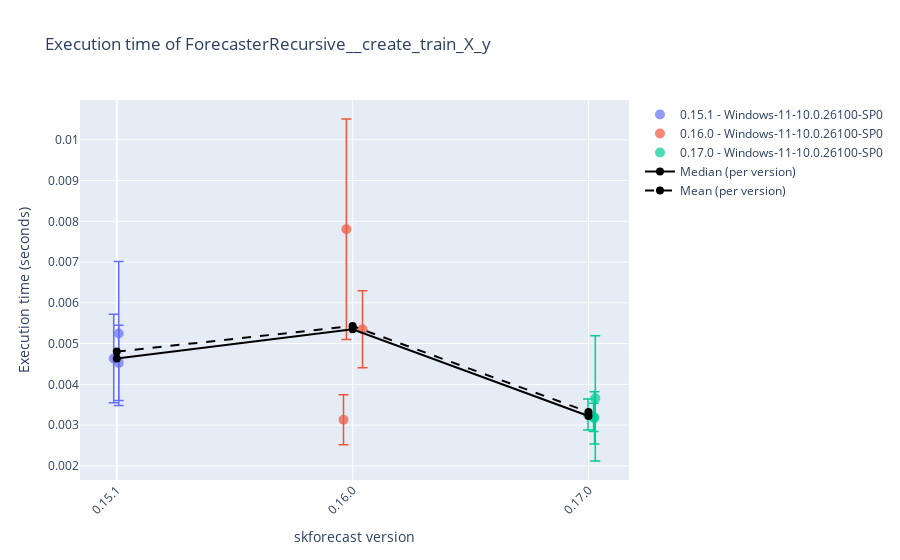
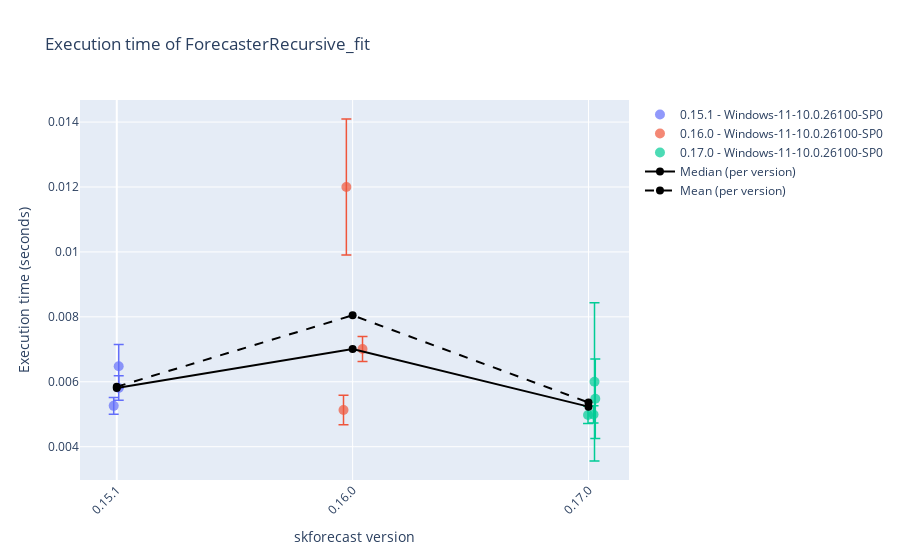
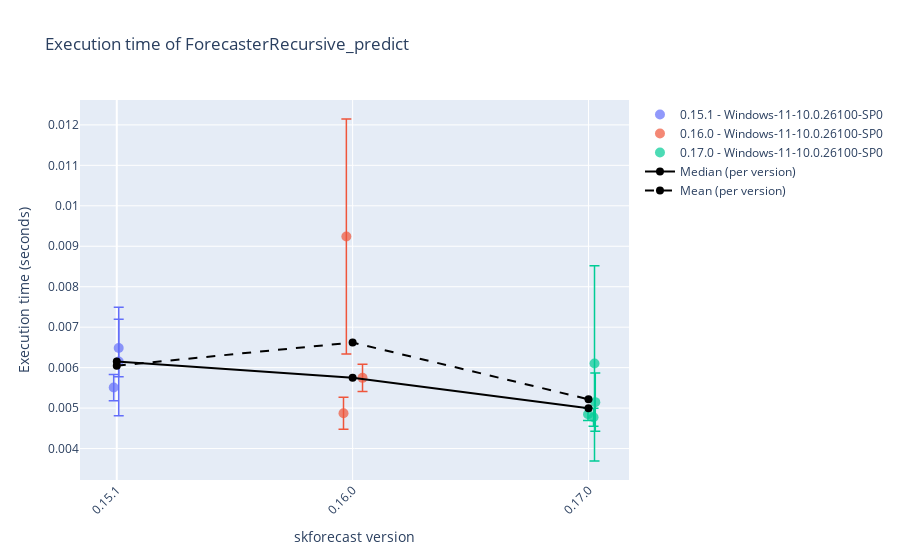
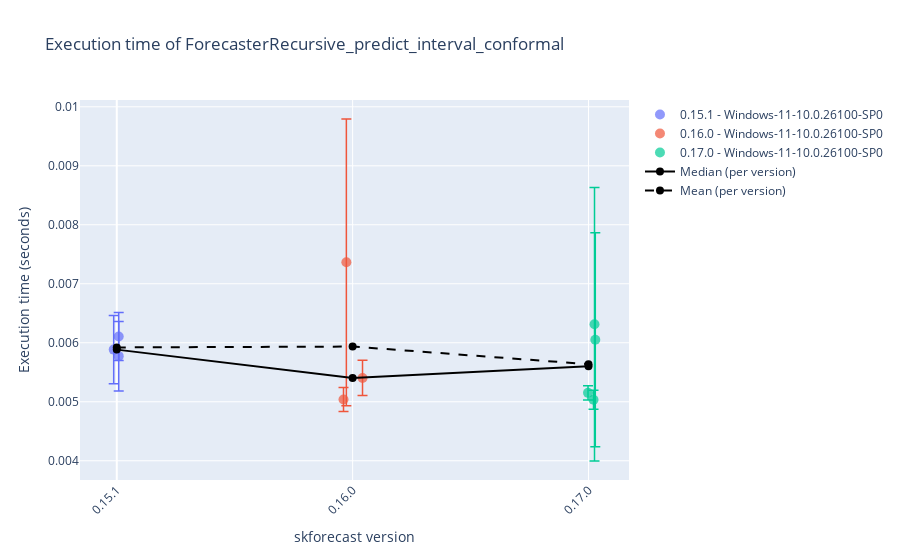

Notebook code cell kept with these figures, in order:
### Code cell
# Plot results
# ==============================================================================
display_df = False
selected_date = None
# 'Linux-6.11.0-24-generic-x86_64-with-glibc2.39'
# 'Windows-11-10.0.26100-SP0'
selected_platform = 'Windows-11-10.0.26100-SP0'
python_version = None

results_benchmark_all = joblib.load("./benchmark.joblib")
results_benchmark = results_benchmark_all.query("forecaster_name in ['ForecasterRecursive', 'ForecasterAutoreg']")
results_benchmark = results_benchmark.query("regressor_name == 'DummyRegressor'")
for function_name in results_benchmark['function_name'].unique():
    df = results_benchmark.query(f"function_name == '{function_name}'")
    if selected_date:
        df = df[df['datetime'].dt.date == pd.to_datetime(selected_date).date()]
    if selected_platform:
        df = df[df['platform'] == selected_platform]
    if python_version:
        df = df[df['python_version'] == python_version]
    if df.empty:
        print(f"No results found for function '{function_name}' with the selected filters.")
    if display_df:
        display(df.tail(3))
    plot_benchmark_results(df.copy(), function_name, add_median=True, add_mean=True)

### Figure 1 — Plotly figure (JSON) as saved in the notebook; plotly's stock layout.template omitted (floating-point values rounded to 4 significant figures)
{"data": [{"error_y": {"array": [0.001085, 0.0009242, 0.001765], "color": "#636EFA", "thickness": 1.5, "type": "data", "visible": true, "width": 5}, "hovertemplate": "%{text}<extra></extra>", "marker": {"color": "#636EFA", "opacity": 0.7, "size": 10, "symbol": "circle"}, "mode": "markers", "name": "0.15.1 - Windows-11-10.0.26100-SP0", "showlegend": true, "text": ["Forecaster: ForecasterRecursive<br>Regressor: DummyRegressor<br>Function: ForecasterRecursive__create_train_X_y<br>Function_hash: 59b823f1ff395872fac4f7578bd859fa<br>Datetime: 2025-08-11 13:24:12.387879<br>Python version: 3.12.11<br>skforecast version: 0.15.1<br>numpy version: 2.1.3<br>pandas version: 2.3.1<br>sklearn version: 1.7.1<br>lightgbm version: 4.6.0<br>Platform: Windows-11-10.0.26100-SP0<br>Processor: Intel64 Family 6 Model 141 Stepping 1, GenuineIntel<br>CPU count: 16<br>Memory (GB): 34.07<br>Run time avg: 0.0046 seconds<br>Run time std dev: 0.0011 seconds", "Forecaster: ForecasterRecursive<br>Regressor: DummyRegressor<br>Function: ForecasterRecursive__create_train_X_y<br>Function_hash: 59b823f1ff395872fac4f7578bd859fa<br>Datetime: 2025-08-11 13:33:21.676297<br>Python version: 3.12.11<br>skforecast version: 0.15.1<br>numpy version: 2.1.3<br>pandas version: 2.3.1<br>sklearn version: 1.7.1<br>lightgbm version: 4.6.0<br>Platform: Windows-11-10.0.26100-SP0<br>Processor: Intel64 Family 6 Model 141 Stepping 1, GenuineIntel<br>CPU count: 16<br>Memory (GB): 34.07<br>Run time avg: 0.0045 seconds<br>Run time std dev: 0.0009 seconds", "Forecaster: ForecasterRecursive<br>Regressor: DummyRegressor<br>Function: ForecasterRecursive__create_train_X_y<br>Function_hash: 59b823f1ff395872fac4f7578bd859fa<br>Datetime: 2025-08-11 13:42:58.346741<br>Python version: 3.12.11<br>skforecast version: 0.15.1<br>numpy version: 2.1.3<br>pandas version: 2.3.1<br>sklearn version: 1.7.1<br>lightgbm version: 4.6.0<br>Platform: Windows-11-10.0.26100-SP0<br>Processor: Intel64 Family 6 Model 141 Stepping 1, GenuineIntel<br>CPU count: 16<br>Memory (GB): 34.07<br>Run time avg: 0.0052 seconds<br>Run time std dev: 0.0018 seconds"], "type": "scatter", "x": [-0.01307, 0.008195, 0.008129], "y": [0.004636, 0.004526, 0.005248]}, {"error_y": {"array": [0.0009441, 0.0006146, 0.002705], "color": "#EF553B", "thickness": 1.5, "type": "data", "visible": true, "width": 5}, "hovertemplate": "%{text}<extra></extra>", "marker": {"color": "#EF553B", "opacity": 0.7, "size": 10, "symbol": "circle"}, "mode": "markers", "name": "0.16.0 - Windows-11-10.0.26100-SP0", "showlegend": true, "text": ["Forecaster: ForecasterRecursive<br>Regressor: DummyRegressor<br>Function: ForecasterRecursive__create_train_X_y<br>Function_hash: 59b823f1ff395872fac4f7578bd859fa<br>Datetime: 2025-08-11 13:51:17.258875<br>Python version: 3.12.11<br>skforecast version: 0.16.0<br>numpy version: 2.1.3<br>pandas version: 2.3.1<br>sklearn version: 1.7.1<br>lightgbm version: 4.6.0<br>Platform: Windows-11-10.0.26100-SP0<br>Processor: Intel64 Family 6 Model 141 Stepping 1, GenuineIntel<br>CPU count: 16<br>Memory (GB): 34.07<br>Run time avg: 0.0054 seconds<br>Run time std dev: 0.0009 seconds", "Forecaster: ForecasterRecursive<br>Regressor: DummyRegressor<br>Function: ForecasterRecursive__create_train_X_y<br>Function_hash: 59b823f1ff395872fac4f7578bd859fa<br>Datetime: 2025-08-11 13:57:47.198684<br>Python version: 3.12.11<br>skforecast version: 0.16.0<br>numpy version: 2.1.3<br>pandas version: 2.3.1<br>sklearn version: 1.7.1<br>lightgbm version: 4.6.0<br>Platform: Windows-11-10.0.26100-SP0<br>Processor: Intel64 Family 6 Model 141 Stepping 1, GenuineIntel<br>CPU count: 16<br>Memory (GB): 34.07<br>Run time avg: 0.0031 seconds<br>Run time std dev: 0.0006 seconds", "Forecaster: ForecasterRecursive<br>Regressor: DummyRegressor<br>Function: ForecasterRecursive__create_train_X_y<br>Function_hash: 59b823f1ff395872fac4f7578bd859fa<br>Datetime: 2025-08-11 14:05:03.126097<br>Python version: 3.12.11<br>skforecast version: 0.16.0<br>numpy version: 2.1.3<br>pandas version: 2.3.1<br>sklearn version: 1.7.1<br>lightgbm version: 4.6.0<br>Platform: Windows-11-10.0.26100-SP0<br>Processor: Intel64 Family 6 Model 141 Stepping 1, GenuineIntel<br>CPU count: 16<br>Memory (GB): 34.07<br>Run time avg: 0.0078 seconds<br>Run time std dev: 0.0027 seconds"], "type": "scatter", "x": [1.042, 0.9613, 0.9734], "y": [0.005353, 0.003133, 0.007805]}, {"error_y": {"array": [0.0003462, 0.001537, 0.0003784, 0.0006429], "color": "#00CC96", "thickness": 1.5, "type": "data", "visible": true, "width": 5}, "hovertemplate": "%{text}<extra></extra>", "marker": {"color": "#00CC96", "opacity": 0.7, "size": 10, "symbol": "circle"}, "mode": "markers", "name": "0.17.0 - Windows-11-10.0.26100-SP0", "showlegend": true, "text": ["Forecaster: ForecasterRecursive<br>Regressor: DummyRegressor<br>Function: ForecasterRecursive__create_train_X_y<br>Function_hash: 59b823f1ff395872fac4f7578bd859fa<br>Datetime: 2025-08-11 14:17:31.302239<br>Python version: 3.12.11<br>skforecast version: 0.17.0<br>numpy version: 2.1.3<br>pandas version: 2.3.1<br>sklearn version: 1.7.1<br>lightgbm version: 4.6.0<br>Platform: Windows-11-10.0.26100-SP0<br>Processor: Intel64 Family 6 Model 141 Stepping 1, GenuineIntel<br>CPU count: 16<br>Memory (GB): 34.07<br>Run time avg: 0.0032 seconds<br>Run time std dev: 0.0003 seconds", "Forecaster: ForecasterRecursive<br>Regressor: DummyRegressor<br>Function: ForecasterRecursive__create_train_X_y<br>Function_hash: 59b823f1ff395872fac4f7578bd859fa<br>Datetime: 2025-08-11 14:26:46.011745<br>Python version: 3.12.11<br>skforecast version: 0.17.0<br>numpy version: 2.1.3<br>pandas version: 2.3.1<br>sklearn version: 1.7.1<br>lightgbm version: 4.6.0<br>Platform: Windows-11-10.0.26100-SP0<br>Processor: Intel64 Family 6 Model 141 Stepping 1, GenuineIntel<br>CPU count: 16<br>Memory (GB): 34.07<br>Run time avg: 0.0037 seconds<br>Run time std dev: 0.0015 seconds", "Forecaster: ForecasterRecursive<br>Regressor: DummyRegressor<br>Function: ForecasterRecursive__create_train_X_y<br>Function_hash: 59b823f1ff395872fac4f7578bd859fa<br>Datetime: 2025-08-11 14:38:41.107226<br>Python version: 3.12.11<br>skforecast version: 0.17.0<br>numpy version: 2.1.3<br>pandas version: 2.3.1<br>sklearn version: 1.7.1<br>lightgbm version: 4.6.0<br>Platform: Windows-11-10.0.26100-SP0<br>Processor: Intel64 Family 6 Model 141 Stepping 1, GenuineIntel<br>CPU count: 16<br>Memory (GB): 34.07<br>Run time avg: 0.0033 seconds<br>Run time std dev: 0.0004 seconds", "Forecaster: ForecasterRecursive<br>Regressor: DummyRegressor<br>Function: ForecasterRecursive__create_train_X_y<br>Function_hash: 59b823f1ff395872fac4f7578bd859fa<br>Datetime: 2025-08-11 14:48:07.652077<br>Python version: 3.12.11<br>skforecast version: 0.17.0<br>numpy version: 2.1.3<br>pandas version: 2.3.1<br>sklearn version: 1.7.1<br>lightgbm version: 4.6.0<br>Platform: Windows-11-10.0.26100-SP0<br>Processor: Intel64 Family 6 Model 141 Stepping 1, GenuineIntel<br>CPU count: 16<br>Memory (GB): 34.07<br>Run time avg: 0.0032 seconds<br>Run time std dev: 0.0006 seconds"], "type": "scatter", "x": [2.021, 2.029, 1.998, 2.026], "y": [0.00319, 0.003656, 0.00326, 0.003178]}, {"line": {"color": "black", "width": 2}, "marker": {"color": "black", "size": 8}, "mode": "lines+markers", "name": "Median (per version)", "type": "scatter", "x": [0, 1, 2], "y": [0.004636, 0.005353, 0.003225]}, {"line": {"color": "black", "dash": "dash", "width": 2}, "marker": {"color": "black", "size": 8}, "mode": "lines+markers", "name": "Mean (per version)", "type": "scatter", "x": [0, 1, 2], "y": [0.004803, 0.00543, 0.003321]}], "layout": {"showlegend": true, "title": {"text": "Execution time of ForecasterRecursive__create_train_X_y"}, "xaxis": {"tickangle": -45, "tickmode": "array", "ticktext": ["0.15.1", "0.16.0", "0.17.0"], "tickvals": [0, 1, 2], "title": {"text": "skforecast version"}}, "yaxis": {"title": {"text": "Execution time (seconds)"}}}}

### Figure 2 — Plotly figure (JSON) as saved in the notebook; plotly's stock layout.template omitted (floating-point values rounded to 4 significant figures)
{"data": [{"error_y": {"array": [0.0002592, 0.0003785, 0.000673], "color": "#636EFA", "thickness": 1.5, "type": "data", "visible": true, "width": 5}, "hovertemplate": "%{text}<extra></extra>", "marker": {"color": "#636EFA", "opacity": 0.7, "size": 10, "symbol": "circle"}, "mode": "markers", "name": "0.15.1 - Windows-11-10.0.26100-SP0", "showlegend": true, "text": ["Forecaster: ForecasterRecursive<br>Regressor: DummyRegressor<br>Function: ForecasterRecursive_fit<br>Function_hash: 9d73eaf5faa980194d715362601eed68<br>Datetime: 2025-08-11 13:24:12.452196<br>Python version: 3.12.11<br>skforecast version: 0.15.1<br>numpy version: 2.1.3<br>pandas version: 2.3.1<br>sklearn version: 1.7.1<br>lightgbm version: 4.6.0<br>Platform: Windows-11-10.0.26100-SP0<br>Processor: Intel64 Family 6 Model 141 Stepping 1, GenuineIntel<br>CPU count: 16<br>Memory (GB): 34.07<br>Run time avg: 0.0053 seconds<br>Run time std dev: 0.0003 seconds", "Forecaster: ForecasterRecursive<br>Regressor: DummyRegressor<br>Function: ForecasterRecursive_fit<br>Function_hash: 9d73eaf5faa980194d715362601eed68<br>Datetime: 2025-08-11 13:33:21.748111<br>Python version: 3.12.11<br>skforecast version: 0.15.1<br>numpy version: 2.1.3<br>pandas version: 2.3.1<br>sklearn version: 1.7.1<br>lightgbm version: 4.6.0<br>Platform: Windows-11-10.0.26100-SP0<br>Processor: Intel64 Family 6 Model 141 Stepping 1, GenuineIntel<br>CPU count: 16<br>Memory (GB): 34.07<br>Run time avg: 0.0058 seconds<br>Run time std dev: 0.0004 seconds", "Forecaster: ForecasterRecursive<br>Regressor: DummyRegressor<br>Function: ForecasterRecursive_fit<br>Function_hash: 9d73eaf5faa980194d715362601eed68<br>Datetime: 2025-08-11 13:42:58.426641<br>Python version: 3.12.11<br>skforecast version: 0.15.1<br>numpy version: 2.1.3<br>pandas version: 2.3.1<br>sklearn version: 1.7.1<br>lightgbm version: 4.6.0<br>Platform: Windows-11-10.0.26100-SP0<br>Processor: Intel64 Family 6 Model 141 Stepping 1, GenuineIntel<br>CPU count: 16<br>Memory (GB): 34.07<br>Run time avg: 0.0065 seconds<br>Run time std dev: 0.0007 seconds"], "type": "scatter", "x": [-0.01307, 0.008195, 0.008129], "y": [0.005258, 0.005807, 0.006478]}, {"error_y": {"array": [0.0003828, 0.000454, 0.002096], "color": "#EF553B", "thickness": 1.5, "type": "data", "visible": true, "width": 5}, "hovertemplate": "%{text}<extra></extra>", "marker": {"color": "#EF553B", "opacity": 0.7, "size": 10, "symbol": "circle"}, "mode": "markers", "name": "0.16.0 - Windows-11-10.0.26100-SP0", "showlegend": true, "text": ["Forecaster: ForecasterRecursive<br>Regressor: DummyRegressor<br>Function: ForecasterRecursive_fit<br>Function_hash: 9d73eaf5faa980194d715362601eed68<br>Datetime: 2025-08-11 13:51:17.350567<br>Python version: 3.12.11<br>skforecast version: 0.16.0<br>numpy version: 2.1.3<br>pandas version: 2.3.1<br>sklearn version: 1.7.1<br>lightgbm version: 4.6.0<br>Platform: Windows-11-10.0.26100-SP0<br>Processor: Intel64 Family 6 Model 141 Stepping 1, GenuineIntel<br>CPU count: 16<br>Memory (GB): 34.07<br>Run time avg: 0.0070 seconds<br>Run time std dev: 0.0004 seconds", "Forecaster: ForecasterRecursive<br>Regressor: DummyRegressor<br>Function: ForecasterRecursive_fit<br>Function_hash: 9d73eaf5faa980194d715362601eed68<br>Datetime: 2025-08-11 13:57:47.268094<br>Python version: 3.12.11<br>skforecast version: 0.16.0<br>numpy version: 2.1.3<br>pandas version: 2.3.1<br>sklearn version: 1.7.1<br>lightgbm version: 4.6.0<br>Platform: Windows-11-10.0.26100-SP0<br>Processor: Intel64 Family 6 Model 141 Stepping 1, GenuineIntel<br>CPU count: 16<br>Memory (GB): 34.07<br>Run time avg: 0.0051 seconds<br>Run time std dev: 0.0005 seconds", "Forecaster: ForecasterRecursive<br>Regressor: DummyRegressor<br>Function: ForecasterRecursive_fit<br>Function_hash: 9d73eaf5faa980194d715362601eed68<br>Datetime: 2025-08-11 14:05:03.279423<br>Python version: 3.12.11<br>skforecast version: 0.16.0<br>numpy version: 2.1.3<br>pandas version: 2.3.1<br>sklearn version: 1.7.1<br>lightgbm version: 4.6.0<br>Platform: Windows-11-10.0.26100-SP0<br>Processor: Intel64 Family 6 Model 141 Stepping 1, GenuineIntel<br>CPU count: 16<br>Memory (GB): 34.07<br>Run time avg: 0.0120 seconds<br>Run time std dev: 0.0021 seconds"], "type": "scatter", "x": [1.042, 0.9613, 0.9734], "y": [0.00701, 0.005131, 0.012]}, {"error_y": {"array": [0.0002659, 0.001222, 0.0002676, 0.002439], "color": "#00CC96", "thickness": 1.5, "type": "data", "visible": true, "width": 5}, "hovertemplate": "%{text}<extra></extra>", "marker": {"color": "#00CC96", "opacity": 0.7, "size": 10, "symbol": "circle"}, "mode": "markers", "name": "0.17.0 - Windows-11-10.0.26100-SP0", "showlegend": true, "text": ["Forecaster: ForecasterRecursive<br>Regressor: DummyRegressor<br>Function: ForecasterRecursive_fit<br>Function_hash: 9d73eaf5faa980194d715362601eed68<br>Datetime: 2025-08-11 14:17:31.364089<br>Python version: 3.12.11<br>skforecast version: 0.17.0<br>numpy version: 2.1.3<br>pandas version: 2.3.1<br>sklearn version: 1.7.1<br>lightgbm version: 4.6.0<br>Platform: Windows-11-10.0.26100-SP0<br>Processor: Intel64 Family 6 Model 141 Stepping 1, GenuineIntel<br>CPU count: 16<br>Memory (GB): 34.07<br>Run time avg: 0.0050 seconds<br>Run time std dev: 0.0003 seconds", "Forecaster: ForecasterRecursive<br>Regressor: DummyRegressor<br>Function: ForecasterRecursive_fit<br>Function_hash: 9d73eaf5faa980194d715362601eed68<br>Datetime: 2025-08-11 14:26:46.094631<br>Python version: 3.12.11<br>skforecast version: 0.17.0<br>numpy version: 2.1.3<br>pandas version: 2.3.1<br>sklearn version: 1.7.1<br>lightgbm version: 4.6.0<br>Platform: Windows-11-10.0.26100-SP0<br>Processor: Intel64 Family 6 Model 141 Stepping 1, GenuineIntel<br>CPU count: 16<br>Memory (GB): 34.07<br>Run time avg: 0.0055 seconds<br>Run time std dev: 0.0012 seconds", "Forecaster: ForecasterRecursive<br>Regressor: DummyRegressor<br>Function: ForecasterRecursive_fit<br>Function_hash: 9d73eaf5faa980194d715362601eed68<br>Datetime: 2025-08-11 14:38:41.158547<br>Python version: 3.12.11<br>skforecast version: 0.17.0<br>numpy version: 2.1.3<br>pandas version: 2.3.1<br>sklearn version: 1.7.1<br>lightgbm version: 4.6.0<br>Platform: Windows-11-10.0.26100-SP0<br>Processor: Intel64 Family 6 Model 141 Stepping 1, GenuineIntel<br>CPU count: 16<br>Memory (GB): 34.07<br>Run time avg: 0.0050 seconds<br>Run time std dev: 0.0003 seconds", "Forecaster: ForecasterRecursive<br>Regressor: DummyRegressor<br>Function: ForecasterRecursive_fit<br>Function_hash: 9d73eaf5faa980194d715362601eed68<br>Datetime: 2025-08-11 14:48:07.725735<br>Python version: 3.12.11<br>skforecast version: 0.17.0<br>numpy version: 2.1.3<br>pandas version: 2.3.1<br>sklearn version: 1.7.1<br>lightgbm version: 4.6.0<br>Platform: Windows-11-10.0.26100-SP0<br>Processor: Intel64 Family 6 Model 141 Stepping 1, GenuineIntel<br>CPU count: 16<br>Memory (GB): 34.07<br>Run time avg: 0.0060 seconds<br>Run time std dev: 0.0024 seconds"], "type": "scatter", "x": [2.021, 2.029, 1.998, 2.026], "y": [0.004992, 0.005475, 0.004978, 0.005998]}, {"line": {"color": "black", "width": 2}, "marker": {"color": "black", "size": 8}, "mode": "lines+markers", "name": "Median (per version)", "type": "scatter", "x": [0, 1, 2], "y": [0.005807, 0.00701, 0.005234]}, {"line": {"color": "black", "dash": "dash", "width": 2}, "marker": {"color": "black", "size": 8}, "mode": "lines+markers", "name": "Mean (per version)", "type": "scatter", "x": [0, 1, 2], "y": [0.005848, 0.008047, 0.005361]}], "layout": {"showlegend": true, "title": {"text": "Execution time of ForecasterRecursive_fit"}, "xaxis": {"tickangle": -45, "tickmode": "array", "ticktext": ["0.15.1", "0.16.0", "0.17.0"], "tickvals": [0, 1, 2], "title": {"text": "skforecast version"}}, "yaxis": {"title": {"text": "Execution time (seconds)"}}}}

### Figure 3 — Plotly figure (JSON) as saved in the notebook; plotly's stock layout.template omitted (floating-point values rounded to 4 significant figures)
{"data": [{"error_y": {"array": [0.0003244, 0.00134, 0.0007099], "color": "#636EFA", "thickness": 1.5, "type": "data", "visible": true, "width": 5}, "hovertemplate": "%{text}<extra></extra>", "marker": {"color": "#636EFA", "opacity": 0.7, "size": 10, "symbol": "circle"}, "mode": "markers", "name": "0.15.1 - Windows-11-10.0.26100-SP0", "showlegend": true, "text": ["Forecaster: ForecasterRecursive<br>Regressor: DummyRegressor<br>Function: ForecasterRecursive_predict<br>Function_hash: 9b38c1cb544d9d3a4cfebc44b60cdb17<br>Datetime: 2025-08-11 13:24:12.646076<br>Python version: 3.12.11<br>skforecast version: 0.15.1<br>numpy version: 2.1.3<br>pandas version: 2.3.1<br>sklearn version: 1.7.1<br>lightgbm version: 4.6.0<br>Platform: Windows-11-10.0.26100-SP0<br>Processor: Intel64 Family 6 Model 141 Stepping 1, GenuineIntel<br>CPU count: 16<br>Memory (GB): 34.07<br>Run time avg: 0.0055 seconds<br>Run time std dev: 0.0003 seconds", "Forecaster: ForecasterRecursive<br>Regressor: DummyRegressor<br>Function: ForecasterRecursive_predict<br>Function_hash: 9b38c1cb544d9d3a4cfebc44b60cdb17<br>Datetime: 2025-08-11 13:33:21.953413<br>Python version: 3.12.11<br>skforecast version: 0.15.1<br>numpy version: 2.1.3<br>pandas version: 2.3.1<br>sklearn version: 1.7.1<br>lightgbm version: 4.6.0<br>Platform: Windows-11-10.0.26100-SP0<br>Processor: Intel64 Family 6 Model 141 Stepping 1, GenuineIntel<br>CPU count: 16<br>Memory (GB): 34.07<br>Run time avg: 0.0062 seconds<br>Run time std dev: 0.0013 seconds", "Forecaster: ForecasterRecursive<br>Regressor: DummyRegressor<br>Function: ForecasterRecursive_predict<br>Function_hash: 9b38c1cb544d9d3a4cfebc44b60cdb17<br>Datetime: 2025-08-11 13:42:58.658722<br>Python version: 3.12.11<br>skforecast version: 0.15.1<br>numpy version: 2.1.3<br>pandas version: 2.3.1<br>sklearn version: 1.7.1<br>lightgbm version: 4.6.0<br>Platform: Windows-11-10.0.26100-SP0<br>Processor: Intel64 Family 6 Model 141 Stepping 1, GenuineIntel<br>CPU count: 16<br>Memory (GB): 34.07<br>Run time avg: 0.0065 seconds<br>Run time std dev: 0.0007 seconds"], "type": "scatter", "x": [-0.01307, 0.008195, 0.008129], "y": [0.005508, 0.006151, 0.006486]}, {"error_y": {"array": [0.0003349, 0.0003963, 0.002903], "color": "#EF553B", "thickness": 1.5, "type": "data", "visible": true, "width": 5}, "hovertemplate": "%{text}<extra></extra>", "marker": {"color": "#EF553B", "opacity": 0.7, "size": 10, "symbol": "circle"}, "mode": "markers", "name": "0.16.0 - Windows-11-10.0.26100-SP0", "showlegend": true, "text": ["Forecaster: ForecasterRecursive<br>Regressor: DummyRegressor<br>Function: ForecasterRecursive_predict<br>Function_hash: 9b38c1cb544d9d3a4cfebc44b60cdb17<br>Datetime: 2025-08-11 13:51:17.559530<br>Python version: 3.12.11<br>skforecast version: 0.16.0<br>numpy version: 2.1.3<br>pandas version: 2.3.1<br>sklearn version: 1.7.1<br>lightgbm version: 4.6.0<br>Platform: Windows-11-10.0.26100-SP0<br>Processor: Intel64 Family 6 Model 141 Stepping 1, GenuineIntel<br>CPU count: 16<br>Memory (GB): 34.07<br>Run time avg: 0.0057 seconds<br>Run time std dev: 0.0003 seconds", "Forecaster: ForecasterRecursive<br>Regressor: DummyRegressor<br>Function: ForecasterRecursive_predict<br>Function_hash: 9b38c1cb544d9d3a4cfebc44b60cdb17<br>Datetime: 2025-08-11 13:57:47.435427<br>Python version: 3.12.11<br>skforecast version: 0.16.0<br>numpy version: 2.1.3<br>pandas version: 2.3.1<br>sklearn version: 1.7.1<br>lightgbm version: 4.6.0<br>Platform: Windows-11-10.0.26100-SP0<br>Processor: Intel64 Family 6 Model 141 Stepping 1, GenuineIntel<br>CPU count: 16<br>Memory (GB): 34.07<br>Run time avg: 0.0049 seconds<br>Run time std dev: 0.0004 seconds", "Forecaster: ForecasterRecursive<br>Regressor: DummyRegressor<br>Function: ForecasterRecursive_predict<br>Function_hash: 9b38c1cb544d9d3a4cfebc44b60cdb17<br>Datetime: 2025-08-11 14:05:03.609532<br>Python version: 3.12.11<br>skforecast version: 0.16.0<br>numpy version: 2.1.3<br>pandas version: 2.3.1<br>sklearn version: 1.7.1<br>lightgbm version: 4.6.0<br>Platform: Windows-11-10.0.26100-SP0<br>Processor: Intel64 Family 6 Model 141 Stepping 1, GenuineIntel<br>CPU count: 16<br>Memory (GB): 34.07<br>Run time avg: 0.0092 seconds<br>Run time std dev: 0.0029 seconds"], "type": "scatter", "x": [1.042, 0.9613, 0.9734], "y": [0.005748, 0.004874, 0.009242]}, {"error_y": {"array": [0.000222, 0.0007181, 0.0001553, 0.002411], "color": "#00CC96", "thickness": 1.5, "type": "data", "visible": true, "width": 5}, "hovertemplate": "%{text}<extra></extra>", "marker": {"color": "#00CC96", "opacity": 0.7, "size": 10, "symbol": "circle"}, "mode": "markers", "name": "0.17.0 - Windows-11-10.0.26100-SP0", "showlegend": true, "text": ["Forecaster: ForecasterRecursive<br>Regressor: DummyRegressor<br>Function: ForecasterRecursive_predict<br>Function_hash: 9b38c1cb544d9d3a4cfebc44b60cdb17<br>Datetime: 2025-08-11 14:17:31.539898<br>Python version: 3.12.11<br>skforecast version: 0.17.0<br>numpy version: 2.1.3<br>pandas version: 2.3.1<br>sklearn version: 1.7.1<br>lightgbm version: 4.6.0<br>Platform: Windows-11-10.0.26100-SP0<br>Processor: Intel64 Family 6 Model 141 Stepping 1, GenuineIntel<br>CPU count: 16<br>Memory (GB): 34.07<br>Run time avg: 0.0048 seconds<br>Run time std dev: 0.0002 seconds", "Forecaster: ForecasterRecursive<br>Regressor: DummyRegressor<br>Function: ForecasterRecursive_predict<br>Function_hash: 9b38c1cb544d9d3a4cfebc44b60cdb17<br>Datetime: 2025-08-11 14:26:46.278549<br>Python version: 3.12.11<br>skforecast version: 0.17.0<br>numpy version: 2.1.3<br>pandas version: 2.3.1<br>sklearn version: 1.7.1<br>lightgbm version: 4.6.0<br>Platform: Windows-11-10.0.26100-SP0<br>Processor: Intel64 Family 6 Model 141 Stepping 1, GenuineIntel<br>CPU count: 16<br>Memory (GB): 34.07<br>Run time avg: 0.0051 seconds<br>Run time std dev: 0.0007 seconds", "Forecaster: ForecasterRecursive<br>Regressor: DummyRegressor<br>Function: ForecasterRecursive_predict<br>Function_hash: 9b38c1cb544d9d3a4cfebc44b60cdb17<br>Datetime: 2025-08-11 14:38:41.341790<br>Python version: 3.12.11<br>skforecast version: 0.17.0<br>numpy version: 2.1.3<br>pandas version: 2.3.1<br>sklearn version: 1.7.1<br>lightgbm version: 4.6.0<br>Platform: Windows-11-10.0.26100-SP0<br>Processor: Intel64 Family 6 Model 141 Stepping 1, GenuineIntel<br>CPU count: 16<br>Memory (GB): 34.07<br>Run time avg: 0.0048 seconds<br>Run time std dev: 0.0002 seconds", "Forecaster: ForecasterRecursive<br>Regressor: DummyRegressor<br>Function: ForecasterRecursive_predict<br>Function_hash: 9b38c1cb544d9d3a4cfebc44b60cdb17<br>Datetime: 2025-08-11 14:48:07.956173<br>Python version: 3.12.11<br>skforecast version: 0.17.0<br>numpy version: 2.1.3<br>pandas version: 2.3.1<br>sklearn version: 1.7.1<br>lightgbm version: 4.6.0<br>Platform: Windows-11-10.0.26100-SP0<br>Processor: Intel64 Family 6 Model 141 Stepping 1, GenuineIntel<br>CPU count: 16<br>Memory (GB): 34.07<br>Run time avg: 0.0061 seconds<br>Run time std dev: 0.0024 seconds"], "type": "scatter", "x": [2.021, 2.029, 1.998, 2.026], "y": [0.004773, 0.005147, 0.004848, 0.006104]}, {"line": {"color": "black", "width": 2}, "marker": {"color": "black", "size": 8}, "mode": "lines+markers", "name": "Median (per version)", "type": "scatter", "x": [0, 1, 2], "y": [0.006151, 0.005748, 0.004997]}, {"line": {"color": "black", "dash": "dash", "width": 2}, "marker": {"color": "black", "size": 8}, "mode": "lines+markers", "name": "Mean (per version)", "type": "scatter", "x": [0, 1, 2], "y": [0.006048, 0.006621, 0.005218]}], "layout": {"showlegend": true, "title": {"text": "Execution time of ForecasterRecursive_predict"}, "xaxis": {"tickangle": -45, "tickmode": "array", "ticktext": ["0.15.1", "0.16.0", "0.17.0"], "tickvals": [0, 1, 2], "title": {"text": "skforecast version"}}, "yaxis": {"title": {"text": "Execution time (seconds)"}}}}

### Figure 4 — Plotly figure (JSON) as saved in the notebook; plotly's stock layout.template omitted (floating-point values rounded to 4 significant figures)
{"data": [{"error_y": {"array": [0.000578, 0.0005894, 0.000407], "color": "#636EFA", "thickness": 1.5, "type": "data", "visible": true, "width": 5}, "hovertemplate": "%{text}<extra></extra>", "marker": {"color": "#636EFA", "opacity": 0.7, "size": 10, "symbol": "circle"}, "mode": "markers", "name": "0.15.1 - Windows-11-10.0.26100-SP0", "showlegend": true, "text": ["Forecaster: ForecasterRecursive<br>Regressor: DummyRegressor<br>Function: ForecasterRecursive_predict_interval_conformal<br>Function_hash: 77d80fbd39c00d678ff8cf45b41611c0<br>Datetime: 2025-08-11 13:24:12.843945<br>Python version: 3.12.11<br>skforecast version: 0.15.1<br>numpy version: 2.1.3<br>pandas version: 2.3.1<br>sklearn version: 1.7.1<br>lightgbm version: 4.6.0<br>Platform: Windows-11-10.0.26100-SP0<br>Processor: Intel64 Family 6 Model 141 Stepping 1, GenuineIntel<br>CPU count: 16<br>Memory (GB): 34.07<br>Run time avg: 0.0059 seconds<br>Run time std dev: 0.0006 seconds", "Forecaster: ForecasterRecursive<br>Regressor: DummyRegressor<br>Function: ForecasterRecursive_predict_interval_conformal<br>Function_hash: 77d80fbd39c00d678ff8cf45b41611c0<br>Datetime: 2025-08-11 13:33:22.169817<br>Python version: 3.12.11<br>skforecast version: 0.15.1<br>numpy version: 2.1.3<br>pandas version: 2.3.1<br>sklearn version: 1.7.1<br>lightgbm version: 4.6.0<br>Platform: Windows-11-10.0.26100-SP0<br>Processor: Intel64 Family 6 Model 141 Stepping 1, GenuineIntel<br>CPU count: 16<br>Memory (GB): 34.07<br>Run time avg: 0.0058 seconds<br>Run time std dev: 0.0006 seconds", "Forecaster: ForecasterRecursive<br>Regressor: DummyRegressor<br>Function: ForecasterRecursive_predict_interval_conformal<br>Function_hash: 77d80fbd39c00d678ff8cf45b41611c0<br>Datetime: 2025-08-11 13:42:58.876702<br>Python version: 3.12.11<br>skforecast version: 0.15.1<br>numpy version: 2.1.3<br>pandas version: 2.3.1<br>sklearn version: 1.7.1<br>lightgbm version: 4.6.0<br>Platform: Windows-11-10.0.26100-SP0<br>Processor: Intel64 Family 6 Model 141 Stepping 1, GenuineIntel<br>CPU count: 16<br>Memory (GB): 34.07<br>Run time avg: 0.0061 seconds<br>Run time std dev: 0.0004 seconds"], "type": "scatter", "x": [-0.01307, 0.008195, 0.008129], "y": [0.005884, 0.005773, 0.006107]}, {"error_y": {"array": [0.0002992, 0.0002031, 0.00243], "color": "#EF553B", "thickness": 1.5, "type": "data", "visible": true, "width": 5}, "hovertemplate": "%{text}<extra></extra>", "marker": {"color": "#EF553B", "opacity": 0.7, "size": 10, "symbol": "circle"}, "mode": "markers", "name": "0.16.0 - Windows-11-10.0.26100-SP0", "showlegend": true, "text": ["Forecaster: ForecasterRecursive<br>Regressor: DummyRegressor<br>Function: ForecasterRecursive_predict_interval_conformal<br>Function_hash: 77d80fbd39c00d678ff8cf45b41611c0<br>Datetime: 2025-08-11 13:51:17.742796<br>Python version: 3.12.11<br>skforecast version: 0.16.0<br>numpy version: 2.1.3<br>pandas version: 2.3.1<br>sklearn version: 1.7.1<br>lightgbm version: 4.6.0<br>Platform: Windows-11-10.0.26100-SP0<br>Processor: Intel64 Family 6 Model 141 Stepping 1, GenuineIntel<br>CPU count: 16<br>Memory (GB): 34.07<br>Run time avg: 0.0054 seconds<br>Run time std dev: 0.0003 seconds", "Forecaster: ForecasterRecursive<br>Regressor: DummyRegressor<br>Function: ForecasterRecursive_predict_interval_conformal<br>Function_hash: 77d80fbd39c00d678ff8cf45b41611c0<br>Datetime: 2025-08-11 13:57:47.615718<br>Python version: 3.12.11<br>skforecast version: 0.16.0<br>numpy version: 2.1.3<br>pandas version: 2.3.1<br>sklearn version: 1.7.1<br>lightgbm version: 4.6.0<br>Platform: Windows-11-10.0.26100-SP0<br>Processor: Intel64 Family 6 Model 141 Stepping 1, GenuineIntel<br>CPU count: 16<br>Memory (GB): 34.07<br>Run time avg: 0.0050 seconds<br>Run time std dev: 0.0002 seconds", "Forecaster: ForecasterRecursive<br>Regressor: DummyRegressor<br>Function: ForecasterRecursive_predict_interval_conformal<br>Function_hash: 77d80fbd39c00d678ff8cf45b41611c0<br>Datetime: 2025-08-11 14:05:03.860404<br>Python version: 3.12.11<br>skforecast version: 0.16.0<br>numpy version: 2.1.3<br>pandas version: 2.3.1<br>sklearn version: 1.7.1<br>lightgbm version: 4.6.0<br>Platform: Windows-11-10.0.26100-SP0<br>Processor: Intel64 Family 6 Model 141 Stepping 1, GenuineIntel<br>CPU count: 16<br>Memory (GB): 34.07<br>Run time avg: 0.0074 seconds<br>Run time std dev: 0.0024 seconds"], "type": "scatter", "x": [1.042, 0.9613, 0.9734], "y": [0.005404, 0.005039, 0.007364]}, {"error_y": {"array": [0.0001617, 0.001815, 0.0001212, 0.002318], "color": "#00CC96", "thickness": 1.5, "type": "data", "visible": true, "width": 5}, "hovertemplate": "%{text}<extra></extra>", "marker": {"color": "#00CC96", "opacity": 0.7, "size": 10, "symbol": "circle"}, "mode": "markers", "name": "0.17.0 - Windows-11-10.0.26100-SP0", "showlegend": true, "text": ["Forecaster: ForecasterRecursive<br>Regressor: DummyRegressor<br>Function: ForecasterRecursive_predict_interval_conformal<br>Function_hash: 77d80fbd39c00d678ff8cf45b41611c0<br>Datetime: 2025-08-11 14:17:31.706331<br>Python version: 3.12.11<br>skforecast version: 0.17.0<br>numpy version: 2.1.3<br>pandas version: 2.3.1<br>sklearn version: 1.7.1<br>lightgbm version: 4.6.0<br>Platform: Windows-11-10.0.26100-SP0<br>Processor: Intel64 Family 6 Model 141 Stepping 1, GenuineIntel<br>CPU count: 16<br>Memory (GB): 34.07<br>Run time avg: 0.0050 seconds<br>Run time std dev: 0.0002 seconds", "Forecaster: ForecasterRecursive<br>Regressor: DummyRegressor<br>Function: ForecasterRecursive_predict_interval_conformal<br>Function_hash: 77d80fbd39c00d678ff8cf45b41611c0<br>Datetime: 2025-08-11 14:26:46.489742<br>Python version: 3.12.11<br>skforecast version: 0.17.0<br>numpy version: 2.1.3<br>pandas version: 2.3.1<br>sklearn version: 1.7.1<br>lightgbm version: 4.6.0<br>Platform: Windows-11-10.0.26100-SP0<br>Processor: Intel64 Family 6 Model 141 Stepping 1, GenuineIntel<br>CPU count: 16<br>Memory (GB): 34.07<br>Run time avg: 0.0061 seconds<br>Run time std dev: 0.0018 seconds", "Forecaster: ForecasterRecursive<br>Regressor: DummyRegressor<br>Function: ForecasterRecursive_predict_interval_conformal<br>Function_hash: 77d80fbd39c00d678ff8cf45b41611c0<br>Datetime: 2025-08-11 14:38:41.525293<br>Python version: 3.12.11<br>skforecast version: 0.17.0<br>numpy version: 2.1.3<br>pandas version: 2.3.1<br>sklearn version: 1.7.1<br>lightgbm version: 4.6.0<br>Platform: Windows-11-10.0.26100-SP0<br>Processor: Intel64 Family 6 Model 141 Stepping 1, GenuineIntel<br>CPU count: 16<br>Memory (GB): 34.07<br>Run time avg: 0.0052 seconds<br>Run time std dev: 0.0001 seconds", "Forecaster: ForecasterRecursive<br>Regressor: DummyRegressor<br>Function: ForecasterRecursive_predict_interval_conformal<br>Function_hash: 77d80fbd39c00d678ff8cf45b41611c0<br>Datetime: 2025-08-11 14:48:08.172876<br>Python version: 3.12.11<br>skforecast version: 0.17.0<br>numpy version: 2.1.3<br>pandas version: 2.3.1<br>sklearn version: 1.7.1<br>lightgbm version: 4.6.0<br>Platform: Windows-11-10.0.26100-SP0<br>Processor: Intel64 Family 6 Model 141 Stepping 1, GenuineIntel<br>CPU count: 16<br>Memory (GB): 34.07<br>Run time avg: 0.0063 seconds<br>Run time std dev: 0.0023 seconds"], "type": "scatter", "x": [2.021, 2.029, 1.998, 2.026], "y": [0.005033, 0.006052, 0.005151, 0.006313]}, {"line": {"color": "black", "width": 2}, "marker": {"color": "black", "size": 8}, "mode": "lines+markers", "name": "Median (per version)", "type": "scatter", "x": [0, 1, 2], "y": [0.005884, 0.005404, 0.005602]}, {"line": {"color": "black", "dash": "dash", "width": 2}, "marker": {"color": "black", "size": 8}, "mode": "lines+markers", "name": "Mean (per version)", "type": "scatter", "x": [0, 1, 2], "y": [0.005921, 0.005936, 0.005637]}], "layout": {"showlegend": true, "title": {"text": "Execution time of ForecasterRecursive_predict_interval_conformal"}, "xaxis": {"tickangle": -45, "tickmode": "array", "ticktext": ["0.15.1", "0.16.0", "0.17.0"], "tickvals": [0, 1, 2], "title": {"text": "skforecast version"}}, "yaxis": {"title": {"text": "Execution time (seconds)"}}}}
